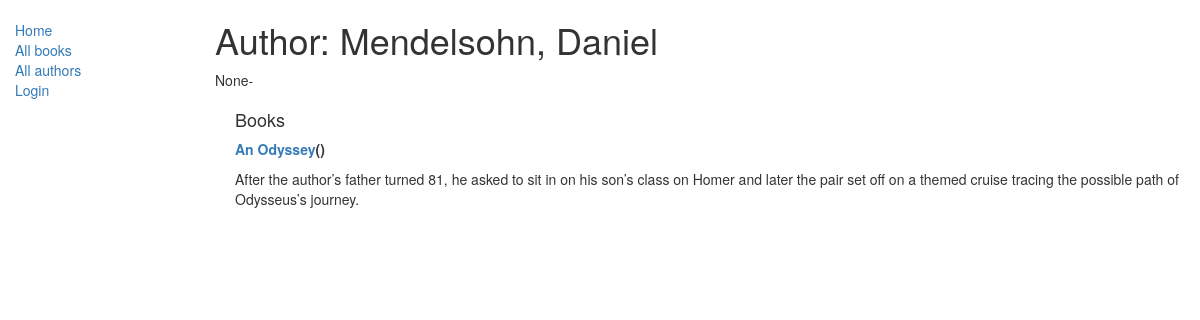
Screenshot of /catalog/author/4 with the database file from the repository.
### catalog/models.py (models this page shows, shortened)
class Author(models.Model):
    first_name = models.CharField(max_length=100)
    last_name = models.CharField(max_length=100)
    date_of_birth = models.DateField(null=True, blank=True)
    date_of_death = models.DateField('Died', null=True, blank=True)
    class Meta:
        ordering = ['last_name', 'first_name']
    def __str__(self):
        return '{0}, {1}'.format(self.last_name, self.first_name)

class Book(models.Model):
    title = models.CharField(max_length=200)
    author = models.ForeignKey('Author', on_delete=models.SET_NULL, null=True)
    summary = models.TextField(max_length=1000, help_text="Enter a brief description of the book")
    isbn = models.CharField('ISBN',max_length=13, help_text='13 Character <a href="https://www.isbn-international.org/content/what-isbn">ISBN number</a>')
    genre = models.ManyToManyField(Genre, help_text="Select a genre for this book")
    language = models.ForeignKey('Language', on_delete=models.SET_NULL, null=True)
    def display_genre(self):
        """
        Creates a string for the Genre. This is required to display genre in Admin.
        """
        return ', '.join([ genre.name for genre in self.genre.all()[:3] ])
    display_genre.short_description = 'Genre'
    def __str__(self):
        return self.title

### catalog/views.py (the view)
# urls.py: path('author/<int:pk>', views.AuthorDetailView.as_view(), name='author-detail'),
class AuthorDetailView(generic.DetailView):
    model = Author

### catalog/templates/catalog/author_detail.html (shortened to what this page needs)
{% extends "base_generic.html" %}
{% block content %}
  <h1>Author: {{ author }}</h1>
  <p>{{ author.date_of_birth }}-{% if author.date_of_death %}{{ author.date_of_death }}{% else %} {% endif %}</p>
  <div style="margin-left:20px;margin-top:20px">
    <h4>Books</h4>
    {% for item in author.book_set.all %}
      <p><strong><a href="{% url 'book-detail' item.pk %}">{{ item }}</a>({{ item.Book.BooksInstance.count }})</strong></p>
      <p>{{ item.summary }}</p>
    {% endfor %}
  </div>
{% endblock %}

### rows the page displays
Author: last_name+first_name "Mendelsohn, Daniel", date_of_birth "None"
Book: title "An Odyssey", summary "After the author’s father turned 81, he asked to sit in on his son’s class on Homer and later the pair set off on a themed cruise tracing the possible path of Odysseus’s journey."
